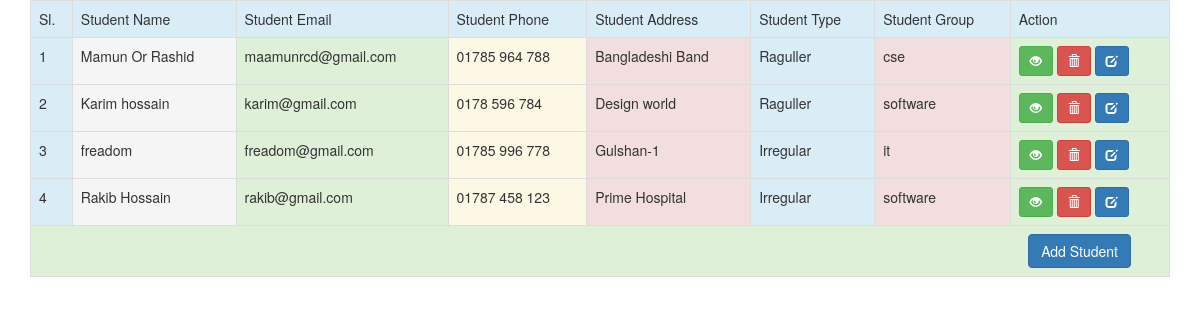
The page /view.php on the database its author committed.
### tables this page shows
CREATE TABLE IF NOT EXISTS `students` (
  `student_id` int(11) NOT NULL AUTO_INCREMENT,
  `student_name` varchar(50) NOT NULL,
  `student_email` varchar(50) NOT NULL,
  `student_phone` varchar(20) NOT NULL,
  `student_address` text NOT NULL,
  `student_type` tinyint(4) NOT NULL,
  `student_group` varchar(15) NOT NULL,
  `student_status` tinyint(4) NOT NULL,
  PRIMARY KEY (`student_id`)
);

### database.php (called while the page is built, shortened)
<?php
class Database{
    protected $conn;
    public function __construct($host,$user,$pass,$dbName) {
        $this->conn=new mysqli($host,$user,$pass,$dbName);
    }
    public function getAllByVisibility($table,$cols,$where){
        $sql="SELECT $cols FROM $table Where $where";
        $result=$this->conn->query($sql);
        if($result->num_rows>0){
            return $result->fetch_all(MYSQLI_ASSOC);
        }
    }
}
$obj=new Database("localhost","root","1234","zend28");

### view.php (the view, shortened to what this page needs)
<?php
include "./header.php";
?>
<section>
    <div class="container">
        <div class="row">
            <div class="col-md-12">
                <table class="table table-striped table-bordered table-hover">
                    <tr>
                        <td class="info">Sl.</td>
                        <td class="info">Student Name</td>
                        <td class="info">Student Email</td>
                        <td class="info">Student Phone</td>
                        <td class="info">Student Address</td>
                        <td class="info">Student Type</td>
                        <td class="info">Student Group</td>
                        <td class="info">Action</td>
                    </tr>
                    <?php
                    $sl = 1;
                    if (isset($_REQUEST['view'])) {
                        $view_id = $_REQUEST['view'];
                        $view_ide = $obj->getById("students", "*", "student_id='$view_id'");
                        extract($view_ide);
                        ?>
                        <tr>
                            <td class="info"><?php echo $sl++; ?></td>
                            <td class="active"><?php echo $student_name; ?></td>
                            <td class="success"><?php echo $student_email; ?></td>
                            <td class="warning"><?php echo $student_phone; ?></td>
                            <td class="danger"><?php echo $student_address; ?></td>
                            <td class="info">
                                <?php
                                switch ($student_type) {
                                    case 1:
                                        echo "Raguller";
                                        break;
                                    case 0:
                                        echo "Irregular";
                                }
                                ?>
                            </td>
                            <td class="danger"><?php echo $student_group; ?></td>
                            <td class="success">
                                <a class="btn btn-sm btn-success" href="?view=<?php echo $student_id; ?>"><i class="glyphicon glyphicon-eye-open"></i></a>
                                <a class="btn btn-sm btn-danger" href="?dele=<?php echo $student_id; ?>"><i class="glyphicon glyphicon-trash"></i></a>
                                <a class="btn btn-sm btn-primary" href="edit.php?edit_id=<?php echo $student_id; ?>"><i class="glyphicon glyphicon-edit"></i></a>
                            </td>
                        </tr>
                        <tr>
                            <td colspan="8" class="success">
                                <a class="add_btn pull-right btn btn-primary" href="view.php">View All</a>
                            </td>
                        </tr>
                        <?php
                    } else {
                        $all_student = $obj->getAllByVisibility("students", "*", "student_status='1'");
                        if (!empty($all_student)) {
                            foreach ($all_student as $student) {
                                extract($student);
                                ?>
                                <tr>
                                    <td class="info"><?php echo $sl++; ?></td>
                                    <td class="active"><?php echo $student_name; ?></td>
                                    <td class="success"><?php echo $student_email; ?></td>
                                    <td class="warning"><?php echo $student_phone; ?></td>
                                    <td class="danger"><?php echo $student_address; ?></td>
                                    <td class="info">
                                        <?php
                                        switch ($student_type) {
                                            case 1:
                                                echo "Raguller";
                                                break;
                                            case 0:
                                                echo "Irregular";
                                        }
                                        ?>
                                    </td>
                                    <td class="danger"><?php echo $student_group; ?></td>
                                    <td class="success">
                                        <a class="btn btn-sm btn-success" href="?view=<?php echo $student_id; ?>"><i class="glyphicon glyphicon-eye-open"></i></a>
                                        <a class="btn btn-sm btn-danger" href="?dele=<?php echo $student_id; ?>"><i class="glyphicon glyphicon-trash"></i></a>
                                        <a class="btn btn-sm btn-primary" href="edit.php?edit_id=<?php echo $student_id; ?>"><i class="glyphicon glyphicon-edit"></i></a>
                                    </td>
                                </tr>
                                <?php
                            }
                        }
                        ?>
                        <tr>
                            <td colspan="8" class="success">
                                <a class="add_btn pull-right btn btn-primary" href="index.php">Add Student</a>
                            </td>
                        </tr>
                        <?php
                    }
                    ?>
                </table>
            </div>
        </div>
    </div>
</section>

### header.php (shortened to what this page needs)
<?php
include './database.php';
?>
<!DOCTYPE html>
<html lang="en">
    <head>
        <link rel="stylesheet" href="bower_components/bootstrap/dist/css/bootstrap.min.css">
        <link rel="stylesheet" href="bower_components/bootstrap/dist/js/bootstrap.min.js">
        <link rel="stylesheet" href="bower_components/jquery/dist/jquery.min.js">
    </head>

### header.php (style rules this page uses)
.add_btn { margin-right: 30px; }

### rows shown on the page
students: student_name "Mamun Or Rashid", student_email "maamunrcd@gmail.com", student_phone "01785 964 788", student_address "Bangladeshi Band", student_type "Raguller", student_group "cse"
students: student_name "Karim hossain", student_email "karim@gmail.com", student_phone "0178 596 784", student_address "Design world", student_type "Raguller", student_group "software"
students: student_name "freadom", student_email "freadom@gmail.com", student_phone "01785 996 778", student_address "Gulshan-1", student_type "Irregular", student_group "it"
students: student_name "Rakib Hossain", student_email "rakib@gmail.com", student_phone "01787 458 123", student_address "Prime Hospital", student_type "Irregular", student_group "software"
